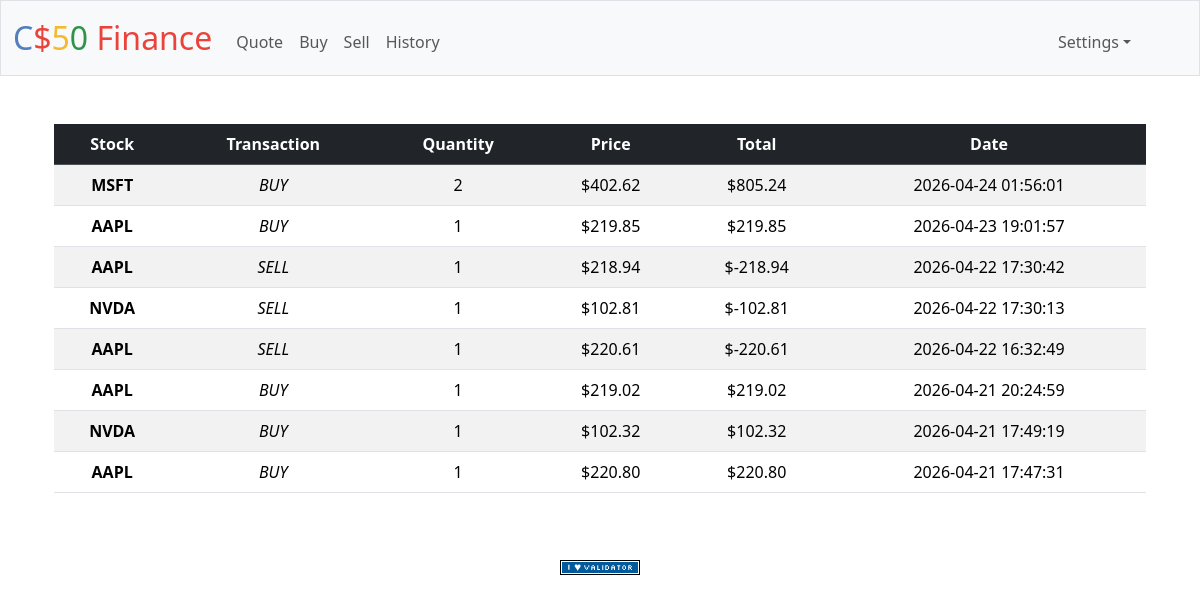
The app's page /history (signed in) with its own data.
### tables this page shows
CREATE TABLE transactions (
id INTEGER PRIMARY KEY AUTOINCREMENT NOT NULL,
user_id INTEGER NOT NULL,
symbol TEXT NOT NULL,
shares INTEGER NOT NULL,
price NUMERIC NOT NULL,
timestamp DATETIME DEFAULT CURRENT_TIMESTAMP,
FOREIGN KEY(user_id) REFERENCES users(id)
);

### app.py (the view)
@app.route("/history")
@login_required
def history():
    history = db.execute("SELECT symbol, shares, price, timestamp FROM transactions WHERE user_id = ? ORDER BY timestamp DESC;",
                         session["user_id"])
    if not history:
        return apology("No transactions have been made.")
    return render_template("history.html", history=history)

### app.py (called while the page is built)
@app.after_request
def after_request(response):
    response.headers["Cache-Control"] = "no-cache, no-store, must-revalidate"
    response.headers["Expires"] = 0
    response.headers["Pragma"] = "no-cache"
    return response

### helpers.py (called while the page is built)
def login_required(f):
    @wraps(f)
    def decorated_function(*args, **kwargs):
        if session.get("user_id") is None:
            return redirect("/login")
        return f(*args, **kwargs)
    return decorated_function

def usd(value):
    return f"${value:,.2f}"

### templates/history.html (shortened to what this page needs)
{% extends "layout.html" %}
{% block main %}
    <div class="container">
        {% if not history %}
            <p><strong>No transactions made.</strong></p>
        {% else %}
            <table class="table table-striped table-hover">
                <thead class="table-dark">
                    <tr>
                        <th>Stock</th>
                        <th>Transaction</th>
                        <th>Quantity</th>
                        <th>Price</th>
                        <th>Total</th>
                        <th>Date</th>
                    </tr>
                </thead>
                <tbody>
                    {% for stock in history %}
                        <tr>
                            <td><b>{{ stock.symbol }}</b></td>
                            {% if stock.shares < 1 %}
                                <td><i>SELL</i></td>
                            {% else %}
                                <td><i>BUY</i></td>
                            {% endif %}
                            {% if stock.shares < 1 %}
                                <td>{{ stock.shares * (-1) }}</td>
                            {% else %}
                                <td>{{ stock.shares }}</td>
                            {% endif %}
                            <td>{{ stock.price | usd }}</td>
                            <td>{{ (stock.price * stock.shares) | usd }}</td>
                            <td>{{ stock.timestamp }}</td>
                        </tr>
                    {% endfor %}
                </tbody>
            </table>
        {% endif %}
    </div>
{% endblock %}

### templates/layout.html (shortened to what this page needs)
<!DOCTYPE html>
<html lang="en">
    <head>
        <link href="https://cdn.jsdelivr.net/npm/bootstrap@5.3.8/dist/css/bootstrap.min.css" rel="stylesheet">
        <link href="/static/styles.css" rel="stylesheet">
    </head>
    <body>
        <nav class="bg-light border navbar navbar-expand-md navbar-light">
            <div class="container-fluid">
                <a class="navbar-brand" href="/"><span class="blue">C</span><span class="red">$</span><span class="yellow">5</span><span class="green">0</span> <span class="red">Finance</span></a>
                <div class="collapse navbar-collapse" id="navbar">
                    {% if session["user_id"] %}
                        <ul class="navbar-nav me-auto mt-2">
                            <li class="nav-item"><a class="nav-link" href="/quote">Quote</a></li>
                            <li class="nav-item"><a class="nav-link" href="/buy">Buy</a></li>
                            <li class="nav-item"><a class="nav-link" href="/sell">Sell</a></li>
                            <li class="nav-item"><a class="nav-link" href="/history">History</a></li>
                        </ul>
                        <ul class="navbar-nav ms-auto mt-2">
                            <li class="nav-item dropdown me-5">
                                <a class="nav-link dropdown-toggle" href="#" role="button" data-bs-toggle="dropdown" aria-expanded="false">Settings</a>
                            </li>
                        </ul>
                    {% else %}
                        <ul class="navbar-nav ms-auto mt-2">
                            <li class="nav-item"><a class="nav-link" href="/register">Register</a></li>
                            <li class="nav-item"><a class="nav-link" href="/login">Log In</a></li>
                        </ul>
                    {% endif %}
                </div>
            </div>
        </nav>
        <main class="container py-5 text-center">
            {% block main %}{% endblock %}
        </main>
        <footer class="mb-5">
            <form action="https://validator.w3.org/check" class="text-center" enctype="multipart/form-data" method="post" target="_blank">
                <input alt="Validate" src="/static/I_heart_validator.png" type="image">
            </form>
        </footer>
    </body>
</html>

### static/styles.css (style rules this page uses)
nav .navbar-brand { font-size: xx-large; }
nav .navbar-brand .blue { color: #537fbe; }
nav .navbar-brand .red { color: #ea433b; }
nav .navbar-brand .yellow { color: #f5b82e; }
nav .navbar-brand .green { color: #2e944b; }

### records on screen
transactions: symbol "MSFT", shows "BUY", shares "2", price "$402.62", (stock.price*stock.shares)|usd "$805.24", timestamp "2026-04-24 01:56:01"
transactions: symbol "AAPL", shows "BUY", shares "1", price "$219.85", (stock.price*stock.shares)|usd "$219.85", timestamp "2026-04-23 19:01:57"
transactions: symbol "AAPL", shows "SELL", stock.shares*(-1) "1", price "$218.94", (stock.price*stock.shares)|usd "$-218.94", timestamp "2026-04-22 17:30:42"
transactions: symbol "NVDA", shows "SELL", stock.shares*(-1) "1", price "$102.81", (stock.price*stock.shares)|usd "$-102.81", timestamp "2026-04-22 17:30:13"
transactions: symbol "AAPL", shows "SELL", stock.shares*(-1) "1", price "$220.61", (stock.price*stock.shares)|usd "$-220.61", timestamp "2026-04-22 16:32:49"
transactions: symbol "AAPL", shows "BUY", shares "1", price "$219.02", (stock.price*stock.shares)|usd "$219.02", timestamp "2026-04-21 20:24:59"
transactions: symbol "NVDA", shows "BUY", shares "1", price "$102.32", (stock.price*stock.shares)|usd "$102.32", timestamp "2026-04-21 17:49:19"
transactions: symbol "AAPL", shows "BUY", shares "1", price "$220.80", (stock.price*stock.shares)|usd "$220.80", timestamp "2026-04-21 17:47:31"
